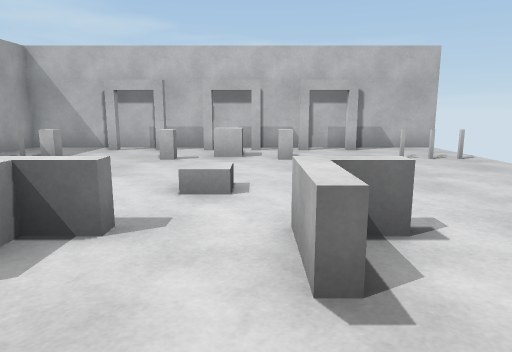
view 1 (above)

12 first-person views from a walk through a 3-D level made in the Unity game engine. The camera is 1.2 m above the floor, tilts 10° down and sees 70° across. The floor is counted in squares, 1 m on a side. Each view is taken from the middle of a square. On the plan, view 1 faces up. The plan holds only what a view shows up to about 15 squares ahead; the rest is blank. The player is left out.

view 2
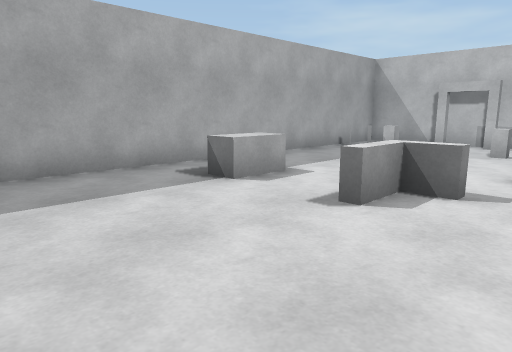

view 3
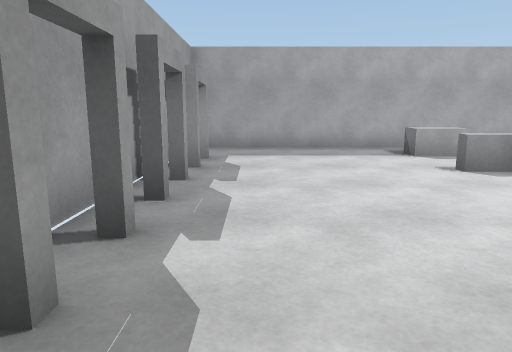

view 4
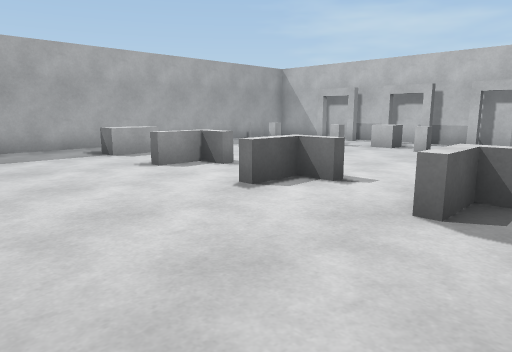

view 5
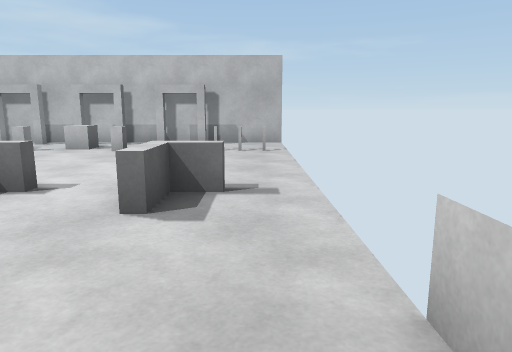

view 6
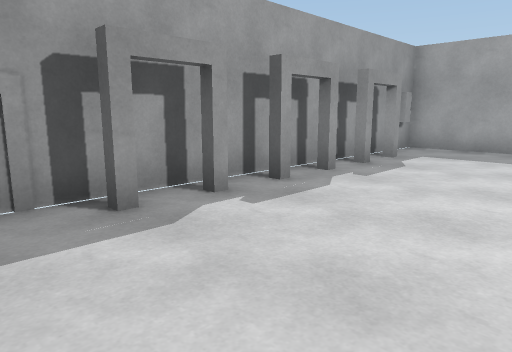

view 7
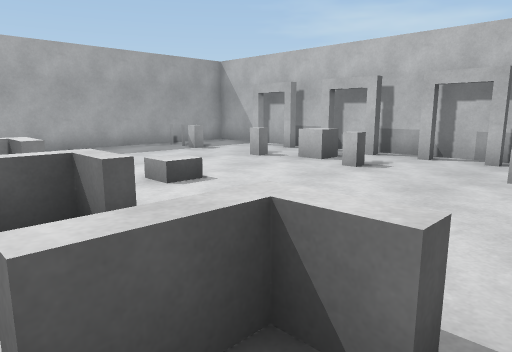

view 8
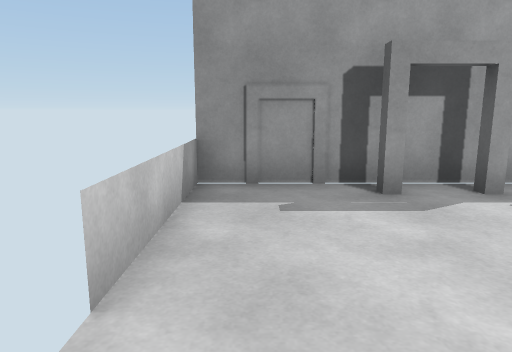

view 9
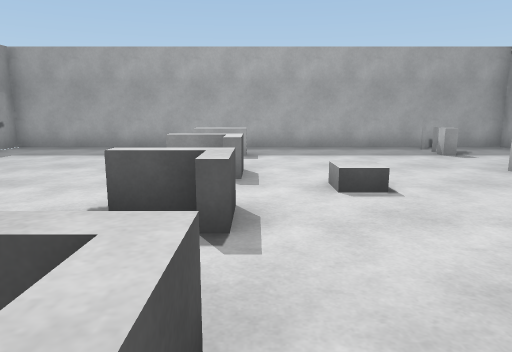

view 10
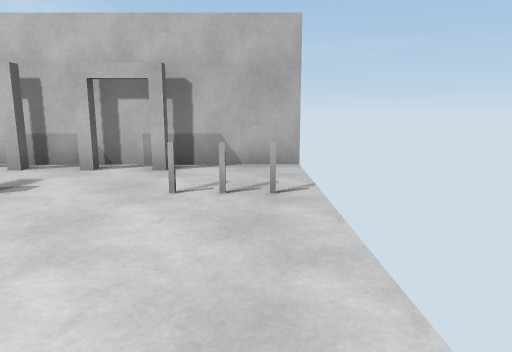

view 11
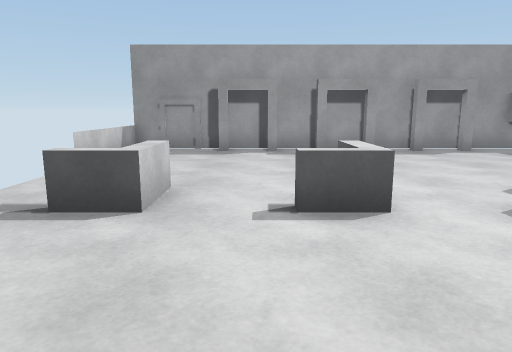

view 12
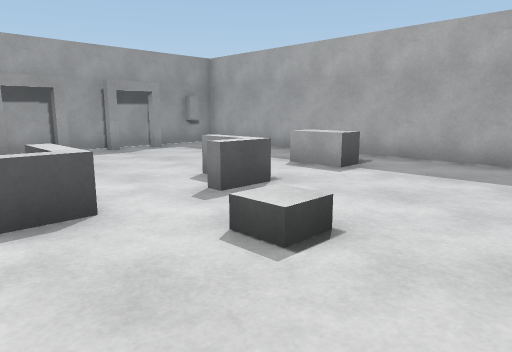

### Floor plan
Ten units are one square. View 1 is at (0, 0); x grows to the right and y downward. Boxes are objects, and circles mark ways between rooms. Rooms are numbered by the first view taken in them; rooms with no view inside come last. Other rooms are left out.
<svg viewBox="-80 -129 146 175">
<path fill="none" stroke="#000" d="M-18 32 -14 32M-2 32 1 32 1 36M-14 -115 -18 -115M-32 32 -29 32 -29 36M12 32 16 32M1 -115 -2 -115M-29 -115 -32 -115M16 -115 12 -115M-48 32 -44 32M28 32 31 32 31 36M-44 -115 -48 -115M-75 -94 -75 41 60 41M31 -115 28 -115M-68 38 -63 38M61 -124 -65 -124M-23 -34 -23 -21M-26 -37 -15 -37M7 -34 7 -21M4 -21 4 -37 15 -37M-56 -37 -49 -37 -49 -22 -56 -22M37 -34 37 -21M34 -21 34 -37 45 -37M-21 -96 -21 -92 -25 -92M9 -96 9 -92 5 -92M-4 -105 -4 -97 -11 -97M-51 -96 -51 -92 -55 -92M60 41 60 0M-65 -124 -75 -124 -75 -94"/>
<circle cx="-55" cy="-105" r="3" fill="#2a7"/>
<circle cx="-70" cy="-90" r="3" fill="#2a7"/>
<text x="-10" y="-40">1</text>
<text x="-70" y="-110">2</text>
</svg>
Room 1 opens to room 2.

Where each view was taken, in squares from view 1:
view 1: 0 up, 0 right, facing up
view 2: 2 down, 0 right, facing up-left
view 3: 2 down, 5 right, facing left
view 4: 2 down, 5 right, facing up-left
view 5: 2 down, 5 right, facing up
view 6: 1 up, 5 right, facing down-left
view 7: 2 up, 5 right, facing up-left
view 8: 2 up, 5 right, facing down
view 9: 4 up, 5 right, facing left
view 10: 4 up, 5 right, facing up
view 11: 8 up, 2 right, facing down
view 12: 8 up, 2 right, facing down-left
